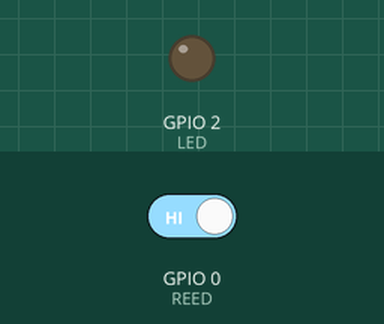
The sketch below on a simulated ESP8266 (NodeMCU). Shown: output pins drawn as LEDs (lit = HIGH). Inputs (shaded band) come from the test bench; at power-on: GPIO 0 (REED) HIGH. WiFi joins after 1.5 s; servers stay silent unless stated; no MQTT or app messages arrive unless stated; what the sketch prints to the serial monitor is not drawn.

Above: at 2.7 s.
2.8 s: GPIO 0 (REED) driven LOW
At 3.2 s:
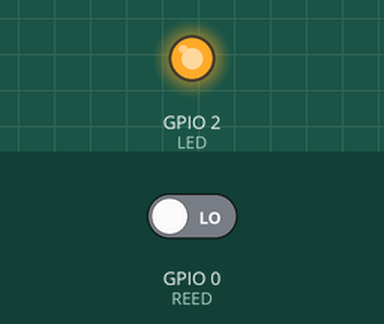
4.3 s: GPIO 0 (REED) driven HIGH
At 5.5 s:
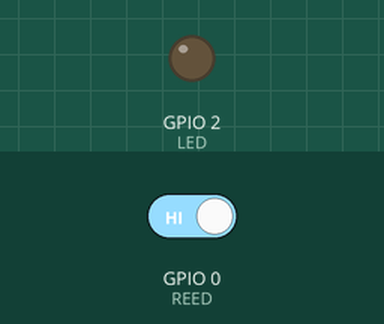
Timing chart, 0 to 7.3 s (numbered marks = the images above; inputs shaded):
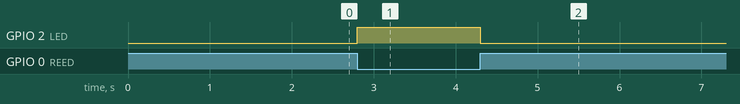

The sketch:

esp_roulette.ino
```cpp
#include <ESP8266WiFi.h>
#include <PubSubClient.h>

// Se a rede WiFi mudar, atualize os dados abaixo
// e faca upload do programa novamente
const char* ssid = "surfing-iot";
const char* password = "iotiotiot";

// Se o servidor onde roda o MQTT mudar de IP
// atualize e faca upload deste programa novamente
const char* mqtt_server = "192.168.1.139";

WiFiClient espClient;
PubSubClient client(espClient);
char data[1] = {'1'}; // pulso enviado

// Conecte o Reed em D3, e o LED em D4
const int REED  = 0; // 3
const int LED   = 2; // 4

// ultimo pulso
int last = HIGH; // pulsos acontecem em LOW

// Para conectar em WiFi
void setup_wifi() {
  delay(10);
  Serial.println();
  Serial.print("Connecting to ");
  Serial.println(ssid);
  WiFi.begin(ssid, password);
  while (WiFi.status() != WL_CONNECTED) {
    delay(500);
    Serial.print(".");
  }
  Serial.println("");
  Serial.print("WiFi connected - ESP IP address: ");
  Serial.println(WiFi.localIP());
}

// Para conectar em MQTT (requer WiFi antes)
void reconnect() {
  while (!client.connected()) {
    Serial.print("Attempting MQTT connection...");
    if (client.connect("ESP8266Client")) {
      Serial.println("connected");
    } else {
      Serial.print("failed, rc=");
      Serial.print(client.state());
      Serial.println(" try again in 5 seconds");
      delay(5000);
    }
  }
}

// Configuracao e conexao
void setup() {
  pinMode(LED, OUTPUT);
  pinMode(REED, INPUT_PULLUP);
  Serial.begin(115200);

  // Na primeira tentativa, olhe no Serial Monitor
  // para ver se está conectando em WiFi corretamente
  setup_wifi();

  // Conecta no servidor MQTT (IP está hardwired acima)
  // rodando na porta 1883.
  client.setServer(mqtt_server, 1883);
  reconnect();
}

void loop() {
  if(!client.loop()) {
    reconnect();
  }

  int state = digitalRead(REED);

  // Consideramos apenas o momento em que um estado muda
  // de HIGH para LOW para enviar o pulso
  // Isto acontece quando REED é ligado a GND
  if(state == LOW) {
    if(last == HIGH) {
        // subscribers precisam se conectar no canal abaixo
        client.publish("/esp8266/pulse", data);
        Serial.println("pulse");
        digitalWrite(LED, HIGH);
    } else {
      //Serial.println("-");
    }
    last = LOW;
  } else { // state = HIGH
    digitalWrite(LED, LOW);
    last = HIGH;
    //Serial.println(">>>");
  }

  // delay(10);

}
```

Measured:
- after the input at 2.8 s, GPIO 2 (LED): LOW → HIGH at once
- after the input at 4.3 s, GPIO 2 (LED): HIGH → LOW at once
